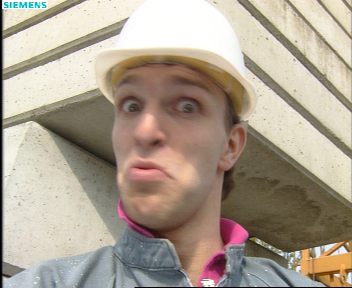
#> input picture samples/input_example.png, 352 x 288 px
$ python test_ctrl.py
#> lines starting #> are read from the running program, lines starting #| are printed output that depends on the picture; after the words box and inside, x2 and y2 are one past the last pixel; in counts of white or black regions, pixels touching at a corner belong together
### chain/control.py
"""Beta-field controller (step 2, v5): per-pixel effective beta, fitted offline.

Rule v5: v4 soft field times a learned detail gate --
  beff = beff_v4 * scale, scale = 0.5 + sigmoid(w0 + w1*coh + w2*dhat),
  dhat = clip(|D|*4, 0, 1).
Zero weights give gate=0.5, scale=1.0, i.e. exactly v4: the fitter must beat
v4 to rewrite (same must-beat doctrine as every round). Rotation symmetry
kept (features are rotation-invariant: coherence magnitude, detail
magnitude -- no orientation enters). One 1x1 layer + sigmoid: the tiny net,
executed as tmul/binop/sigmoid_trip (all already-lowered IR ops, so v5 needs
no new C -- composition only). Stated reasons in docs/BETA_CTRL.md. Fitting
lives in scripts/fit_v5.py; this module loads the frozen result.
"""
import json
import os

import numpy as np

import sys
sys.path.insert(0, os.environ.get("PHI_CORE_DIR", os.path.join(os.path.dirname(os.path.abspath(__file__)), "..", "..", "phi-core")))
import phi_core.lattice as S

CHAIN_DIR = os.path.dirname(os.path.abspath(__file__))
CTRL_PATH = os.path.join(CHAIN_DIR, "CTRL.json")

DEFAULTS = {"iso_atten": 0.5, "coh_thr": 0.25,
            "mid_atten": 0.6, "coh_hi": 0.5, "strong_atten": 1.0,
            "v5_w0": 0.0, "v5_w1": 0.0, "v5_w2": 0.0}

_cache = None


def load_ctrl():
    """Frozen controller params (whole validated dict, not a subset: every
    key the fitter freezes must reach the runtime -- a past revision dropped
    mid_atten/coh_hi here and both sides silently ran different defaults)."""
    global _cache
    if _cache is None:
        try:
            with open(CTRL_PATH) as fh:
#> (reads chain/CTRL.json from the repository)
                d = json.load(fh)
            m = dict(DEFAULTS)
            for k in ("iso_atten", "coh_thr", "mid_atten", "coh_hi",
                        "strong_atten", "v5_w0", "v5_w1", "v5_w2"):
                if k in d:
                    m[k] = float(d[k])
            _cache = m
        except Exception:
            _cache = dict(DEFAULTS)
    return _cache


def reset_cache():
    global _cache
    _cache = None


# [85 lines left out: functions beta_field, beta_field_soft, beta_field_v5, not called in this run]

### scripts/fit_ctrl.py
"""Fit controller params offline on synthetic degradations (step 2, v2).

Grid search over (iso_atten, mid_atten, coh_hi), scored on the INT chain
(ships what we score). coh_thr stays at its fitted value (grid-flat finding
stands). Pairs deterministic (fixed seeds; stable md5 hash printed/gated).
Best beats the v1 file to rewrite chain/CTRL.json; runtime never fits.
Usage: python3 scripts/fit_ctrl.py [--write]
"""
import hashlib
import json
import os
import sys

import numpy as np
from scipy.ndimage import gaussian_filter

sys.path.insert(0, os.environ.get("PHI_CORE_DIR", os.path.join(os.path.dirname(os.path.abspath(__file__)), "..", "..", "phi-core")))
sys.path.insert(0, os.path.join(os.path.dirname(os.path.abspath(__file__)), ".."))
from chain.holo_phi import enhance_image_int
from chain.control import DEFAULTS, load_ctrl

GRID_ATTEN = [0.25, 0.5]
GRID_MID = [0.4, 0.6]
GRID_STRONG = [0.75, 1.0]
GRID_HI = [0.4, 0.5, 0.6]
THR = 0.15  # fitted v1 value; grid-flat finding stands
BETA = 0.5
N = 48


def pairs():
    rng = np.random.default_rng(11)
    y, x = np.meshgrid(np.linspace(0, 1, N), np.linspace(0, 1, N))
    bar = np.where(x > 0.5, 0.85, 0.15)
    diag = np.where(((x * 8).astype(int) + (y * 8).astype(int)) % 2, 0.85, 0.15)
    tex = rng.uniform(0.2, 0.8, (N, N))
    flat = np.full((N, N), 0.5)
    step = np.where(x > 0.5, 1.0, 0.0)
    drng = np.random.default_rng(23)
    yy, xx = np.meshgrid(np.linspace(0, 1, N), np.linspace(0, 1, N))
    dbar = np.where(xx + yy > 1.0, 0.85, 0.15)  # diagonal edge (v1.1 resolves)
    # corner fixture (v2 governs): quadrant junction has weak coherence
    # (multiple orientations in one window) with LARGE detail -- the pixels
    # mid_atten exists for. Without this fixture the fitter cannot see v2.
    corner = np.where((xx > 0.5) ^ (yy > 0.5), 0.85, 0.15)
    out = {}
    for tag, clean in [("bar", bar), ("diag", diag), ("dbar", dbar),
                       ("corner", corner), ("tex", tex), ("flat", flat),
                       ("step", step)]:
        deg = np.clip(gaussian_filter(clean, 1.5) + drng.normal(0, 0.02, clean.shape), 0, 1)
        out[tag] = (clean, deg)
    return out


def lapvar(im):
    return float(np.var(im[2:, 1:-1] + im[:-2, 1:-1] + im[1:-1, 2:] + im[1:-1, :-2] - 4 * im[1:-1, 1:-1]))


# [92 lines left out: functions score, main, not called in this run]


# [2 lines that do not run on import are left out]

### chain/oracle.py
"""Float oracle: same TRUE-AMPLITUDE math as holo_phi, in float64.

Not shipped. Exists only to state the parity basis (units, peak, rounding)
for test_parity.py: int chain must match THIS, not the old ratio hack.
Math (default, Debt 2 verdict): A=sqrt(Y); As=gauss_blur(A, replicate);
D=A-As; Aenh=A+beta*D; Ienh=clip(Aenh^2,0,1); g=clip(Ienh/(Y+eps),.5,2).
use_alpha=True recovers the deprecated parabola ablation only.
"""
import numpy as np


def gauss_kernel(radius=2, sigma=1.0):
    ax = np.arange(-radius, radius + 1, dtype=np.float64)
    k = np.exp(-0.5 * (ax / sigma) ** 2)
    k /= k.sum()
    return np.outer(k, k)


# [32 lines left out: functions blur_replicate, enhance_luminance_float, enhance_image_float, not called in this run]


# ---- splat_blur float mirror (parity basis for chain/splat.py) ----
SOBEL_X = np.array([[-1, 0, 1], [-2, 0, 2], [-1, 0, 1]], np.float64) / 8.0
SOBEL_Y = SOBEL_X.T.copy()
COH_THR = 0.25


def _corr_replicate(x, k):
    """Correlation with edge replicate (mirrors conv_trip, NOT flipped)."""
    r = k.shape[0] // 2
    xp = np.pad(x, ((r, r), (r, r)), mode="edge")
    H, W = x.shape
    out = np.zeros_like(x)
    for dy in range(k.shape[0]):
        for dx in range(k.shape[1]):
            out += k[dy, dx] * xp[dy:dy + H, dx:dx + W]
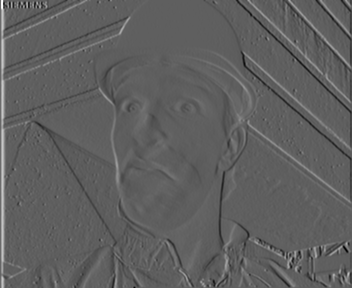
#> out: shape (288, 352) float32; min -0.277, max 0.464, mean 0.00164; drawn with min black and max white
    return out


def _aniso(sx, sy, radius=2):
    ax = np.arange(-radius, radius + 1, dtype=np.float64)
    gx = np.exp(-0.5 * (ax / sx) ** 2)
    gy = np.exp(-0.5 * (ax / sy) ** 2)
    k = np.outer(gy, gx)
    return k / k.sum()


def _rotated(theta_deg, s_long=1.8, s_short=0.5, radius=2):
    th = np.deg2rad(theta_deg)
    ux, uy = np.cos(th), np.sin(th)
    ax = np.arange(-radius, radius + 1, dtype=np.float64)
    xx, yy = np.meshgrid(ax, ax)
    u = xx * ux + yy * uy
    v = -xx * uy + yy * ux
    k = np.exp(-0.5 * ((u / s_long) ** 2 + (v / s_short) ** 2))
    return k / k.sum()


def splat_bank():
    return [_rotated(90), _rotated(0), _rotated(45), _rotated(-45),
            _aniso(1.0, 1.0)]


def splat_blur_float(a, coh_thr=None, soft=False, motion=None):
    thr = COH_THR if coh_thr is None else float(coh_thr)
    gx = _corr_replicate(a, SOBEL_X)
    gy = _corr_replicate(a, SOBEL_Y)
    sk = gauss_kernel(radius=1, sigma=0.8)
    jxx = _corr_replicate(gx * gx, sk)
    jyy = _corr_replicate(gy * gy, sk)
    jxy = _corr_replicate(gx * gy, sk)
#> after the loop in _corr_replicate (call 5), `for dy in range(k.shape[0]):`:
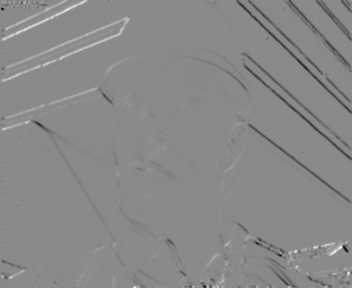
#> out: shape (288, 352) float32; min -0.0337, max 0.0285, mean -0.000253; drawn with min black and max white
    disc = (jxx - jyy) ** 2 + 4 * jxy ** 2
    tr = jxx + jyy
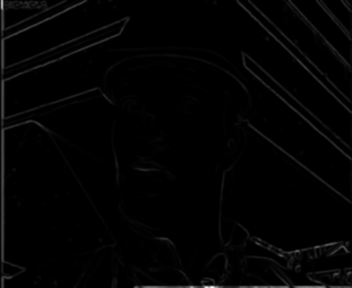
#> tr: shape (288, 352) float32; min 0, max 0.236, mean 0.00326; drawn with min black and max white
    coh = np.clip(np.sqrt(np.maximum(disc, 0)) / np.maximum(tr, 1e-12), 0, 1)
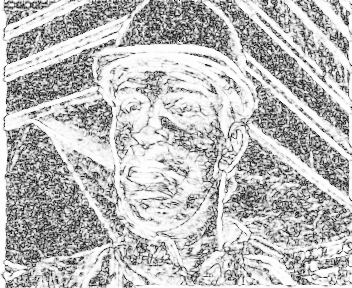
#> coh: shape (288, 352) float32; min 0, max 1, mean 0.735
    coh = np.where(tr <= 1e-12, 0.0, coh)
    gate = coh >= thr
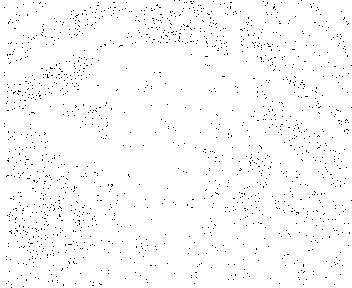
#> gate: shape (288, 352) bool; 98.2% white; black in thin lines or dots
    # orientation from smoothed tensor (mirrors splat.py v1.1): gate shut ->
    # 4; diagonal (|2Jxy|>|diff|) by sign -> 2 (sq<0, \\) / 3 (sq>=0, /);
    # axis by sign(diff) -> 0 (V) / 1 (H).
    diff = jxx - jyy
    diag_dom = 2 * np.abs(jxy) > np.abs(diff)
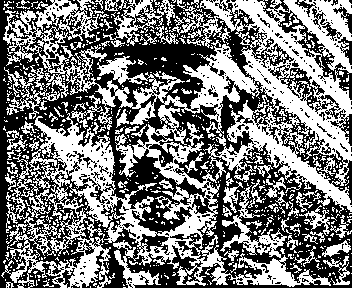
#> diag_dom: shape (288, 352) bool; 47.5% white; 686 white regions (598 under 20 px), largest, box (x1, y1, x2, y2) and area: (1, 0, 352, 288) 38733, (103, 0, 175, 47) 1048, (4, 67, 47, 119) 574
    vert = diff > 0
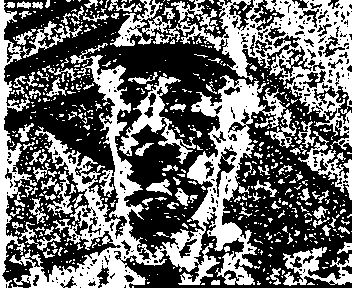
#> vert: shape (288, 352) bool; 42.1% white; 685 white regions (576 under 20 px), largest, box (x1, y1, x2, y2) and area: (9, 43, 286, 288) 16374, (153, 0, 352, 150) 8897, (0, 0, 83, 288) 3543
    diag_pos = jxy >= 0
#> diag_pos: shape (288, 352) bool; 43.9% white; 588 white regions (476 under 20 px), largest, box (x1, y1, x2, y2) and area: (0, 0, 177, 288) 19482, (133, 87, 297, 288) 8406, (105, 98, 185, 198) 2006
    # direction always assigned; gate applied separately (mirrors splat.py:
    # consensus needs the would-be direction of gate-shut pixels).
    direction = np.where(~diag_dom, np.where(vert, 0, 1),
                         np.where(diag_pos, 3, 2)).astype(np.int8)
#> (the rest of the program and of its run is left out)
